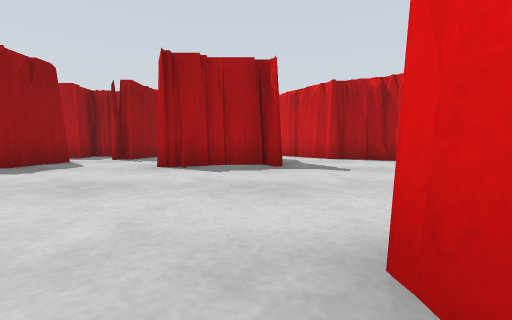
View 1 (above)

18 first-person views from a walk through a Gazebo world. The camera is 0.5 m above the floor, tilts 4° down and sees 90° across. The floor is counted in squares, 1 m on a side. Each view is taken from the middle of a square. On the plan, view 1 faces up. The plan holds only what a view shows up to about 9 squares ahead; the rest is blank. The place goes on beyond the plan. The robots in the file are not drawn.

View 2
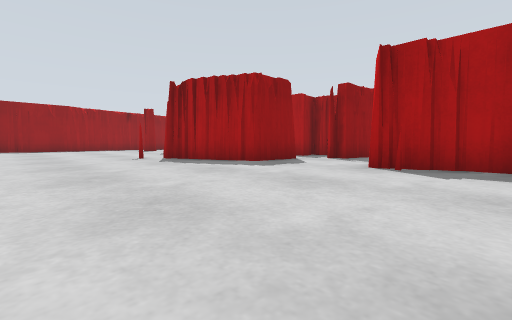

View 3
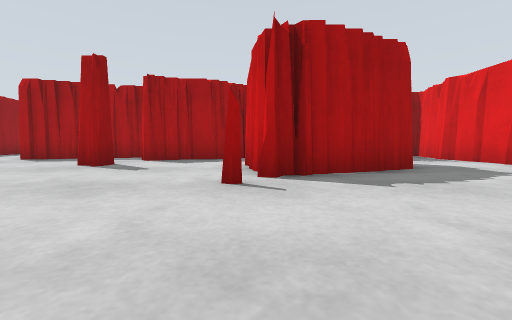

View 4
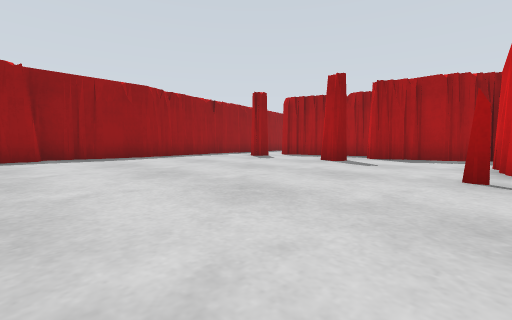

View 5
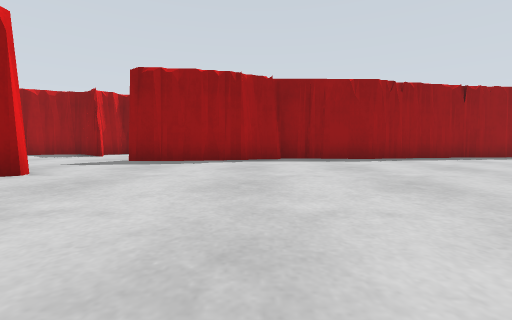

View 6
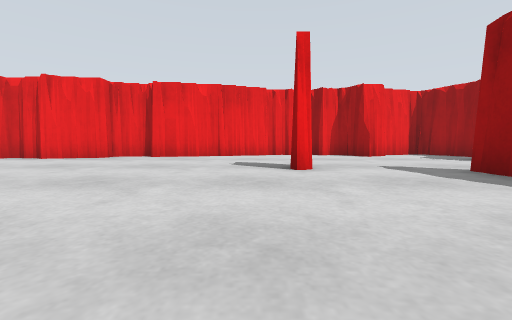

View 7
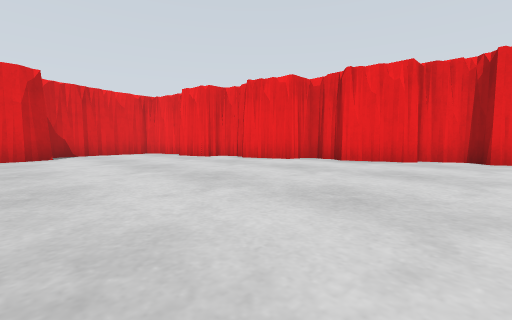

View 8
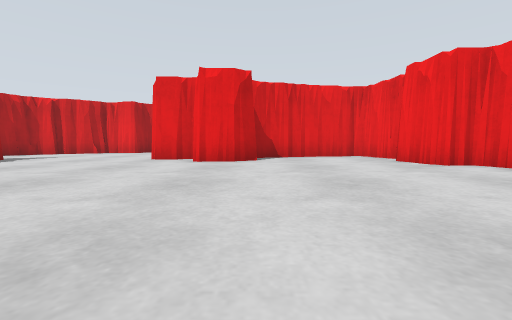

View 9
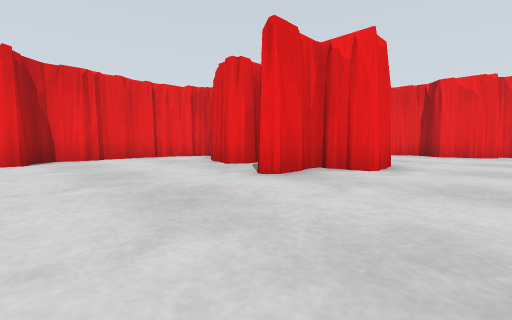

View 10
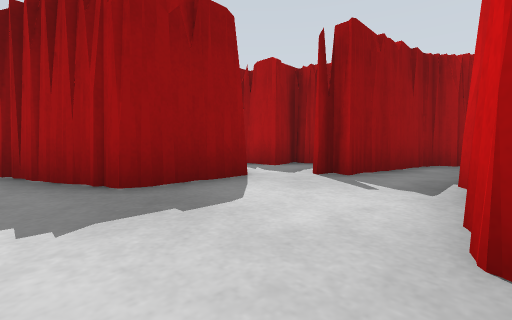

View 11
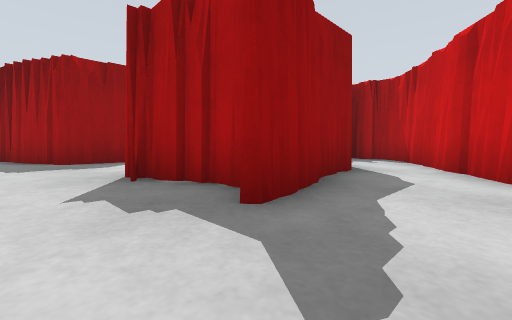

View 12
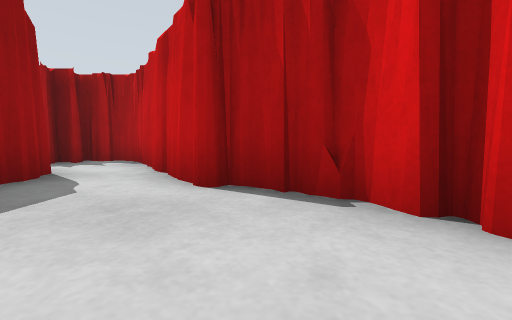

View 13
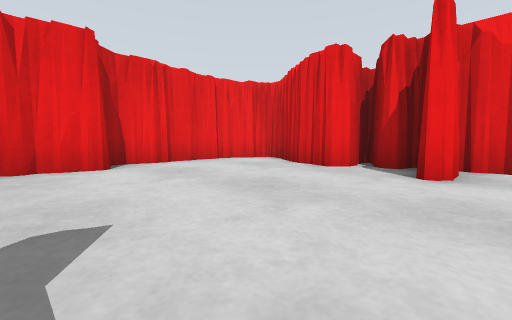

View 14
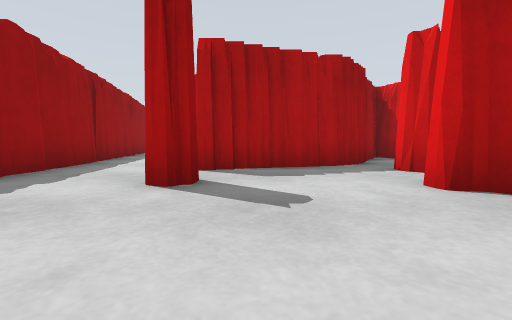

View 15
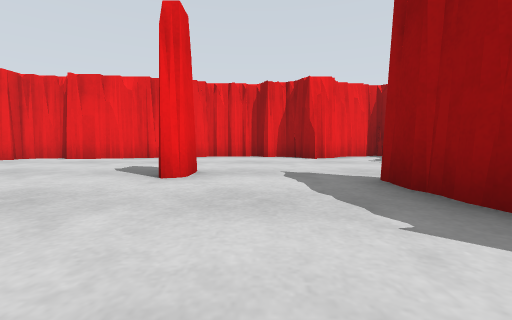

View 16
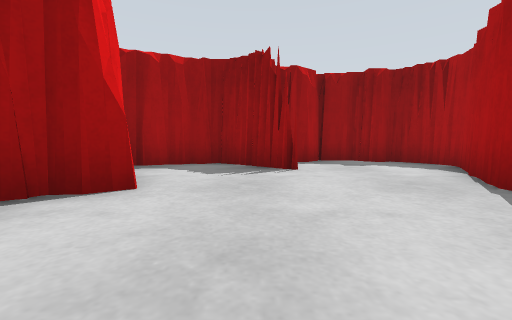

View 17
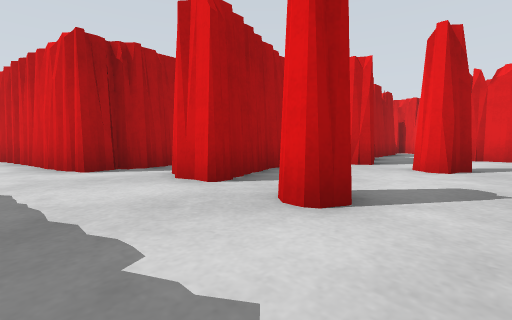

View 18
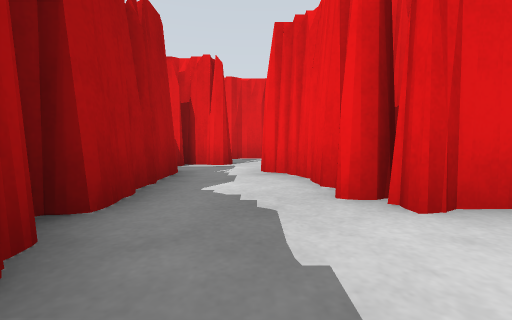

### Floor plan
Key: @ floor where view 1 was taken; # wall or solid block; . main floor; : floor 0.05 m higher than the main floor; - floor 0.05 m lower than the main floor.
Columns run from 20 left of view 1 to 6 right of it. Each row starts with its distance up from view 1.
 15    #
 14    ##
 13    -#
 12  #--#             ####
 11  #--#           ###--#
 10  #--###       ###-#--##
  9  ##--#####  ###-#-##--#
  8   #--##--#####--#-###-###
  7   #...............# #...##
  6   #..#..#...####..###....#
  5   #.........####.........#
  4   ##........##...........##
  3    #......................#
  2    #......................#
  1    #.................#....#
  0    #................@####.#
 -1    #................#######
 -2    ##...............###
 -3 #####.................#
 -4 #...#.................#
 -5 #......#..............#
 -6 #..................####
 -7 ###.............####
 -8  #:::::::::::####
 -9  #::##::######
-10  ########

Positions as (right, up) in squares from view 1, and headings:
1: (0, 0), facing up
2: (0, 0), facing up-left
3: (-8, 0), facing up
4: (-8, -1), facing up-left
5: (-9, -1), facing left
6: (-12, 0), facing down
7: (-9, -1), facing down-right
8: (-7, -2), facing right
9: (-2, 4), facing down-right
10: (-2, 4), facing up-left
11: (2, 4), facing up-left
12: (3, 5), facing up
13: (0, 5), facing down-right
14: (-14, 3), facing up
15: (-14, -1), facing down
16: (-13, -7), facing left
17: (-17, 5), facing up-right
18: (-10, 7), facing right
